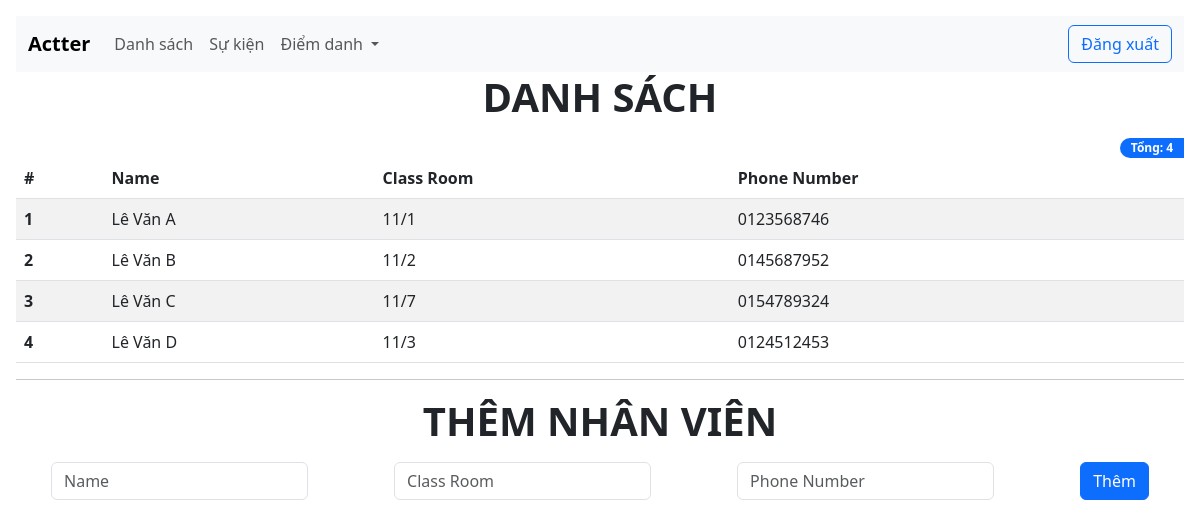
Screenshot of /home/ (signed in) with the database file from the repository.
### app/models.py (models this page shows, shortened)
class Staffs(models.Model):
    customer = models.ForeignKey(User, on_delete= models.SET_NULL, null= True)
    name = models.CharField(max_length=200, null=True)
    classroom = models.CharField(max_length=200, null=True)
    phonenumber = models.CharField(max_length=10, null=True)

### app/views.py (the view, shortened to what this page needs)
# urls.py: path('home/', views.home, name='home'),
def home(request):
    customer = request.user
    staffs = Staffs.objects.filter(customer= customer)
    numofstaff = len(staffs)
    events = Event.objects.filter(customer= customer)
    context = {'staffs': staffs, 'numofstaff': numofstaff, 'events': events}
    return render(request, 'home.html', context)

### app/Templates/home.html (shortened to what this page needs)
{% include 'base.html' %}
{% block content %}
<h3 class="display-6 mb-3 fw-semibold lh-sm text-md-center">DANH SÁCH</h3>
<div class="badge bg-primary text-wrap float-md-end rounded-start-pill" style="width: 4rem; ">
  Tổng: {{numofstaff}}
</div>
<table class="table table-striped table-hover">
    <thead>
      <tr>
        <th scope="col">#</th>
        <th scope="col">Name</th>
        <th scope="col">Class Room</th>
        <th scope="col">Phone Number</th>
      </tr>
    </thead>
    <tbody>
      {% for staff in staffs %}
      <tr>
        <th scope="row">{{ forloop.counter }}</th>
        <td>{{staff.name}}</td>
        <td>{{staff.classroom}}</td>
        <td>{{staff.phonenumber}}</td>
      </tr>
      {% endfor %}
    </tbody>
</table>
<hr class="hr" />
<h3 class="display-6 mb-3 fw-semibold lh-sm text-md-center">THÊM NHÂN VIÊN</h3>
<form class="row g-3 d-flex justify-content-around" method="POST" action="">
  <div class="col-auto">
    <input type="text" class="form-control" placeholder="Name" Name="name">
  </div>
  <div class="col-auto">
    <input type="text" class="form-control"  placeholder="Class Room" name="classroom">
  </div>
  <div class="col-auto">
    <input type="text" class="form-control"  placeholder="Phone Number" name="phonenumber">
  </div>
  <div class="col-auto">
    <button type="submit" class="btn btn-primary mb-3">Thêm</button>
  </div>
</form>
{% endblock content %}

### app/Templates/base.html (shortened to what this page needs)
<!DOCTYPE html>
<html>
  <head>
    <link rel="stylesheet" href="" />
    <link rel="stylesheet" href="https://cdn.jsdelivr.net/npm/bootstrap@5.3.0/dist/css/bootstrap.min.css">
    <link rel="stylesheet" href="https://cdnjs.cloudflare.com/ajax/libs/font-awesome/5.15.4/css/all.min.css">
    <link href="https://cdn.jsdelivr.net/npm/bootstrap@5.3.0/dist/css/bootstrap.min.css" rel="stylesheet">
    <link href="https://getbootstrap.com/docs/5.3/assets/css/docs.css" rel="stylesheet">
  </head>
  <body class="p-3 m-0 border-0 bd-example m-0 border-0">
    {% block navbar %}
    <nav class="navbar navbar-expand-lg bg-body-tertiary">
      <div class="container-fluid">
        <a class="navbar-brand" href="{% url 'home' %}"><b>Actter</b></a>
        <div class="collapse navbar-collapse" id="navbarSupportedContent">
          <ul class="navbar-nav me-auto mb-2 mb-lg-0">
            <li class="nav-item">
              <a class="nav-link" aria-current="page" href="{%url 'home'%}">Danh sách</a>
            </li>
            <li class="nav-item">
              <a class="nav-link" href="{% url 'event' %}">Sự kiện</a>
            </li>
            <li class="nav-item dropdown">
              <a class="nav-link dropdown-toggle" href="#" role="button" data-bs-toggle="dropdown" aria-expanded="false">
                Điểm danh
              </a>
            </li>
          </ul>
          <a href="{% url 'logout' %}" class="btn btn-outline-primary">Đăng xuất</a>
        </div>
      </div>
    </nav>
    {% endblock navbar %}
  </body>
</html>

### rows the page displays
Staffs: name "Lê Văn A", classroom "11/1", phonenumber "0123568746"
Staffs: name "Lê Văn B", classroom "11/2", phonenumber "0145687952"
Staffs: name "Lê Văn C", classroom "11/7", phonenumber "0154789324"
Staffs: name "Lê Văn D", classroom "11/3", phonenumber "0124512453"

### other values shown
{{ numofstaff }} "4"
